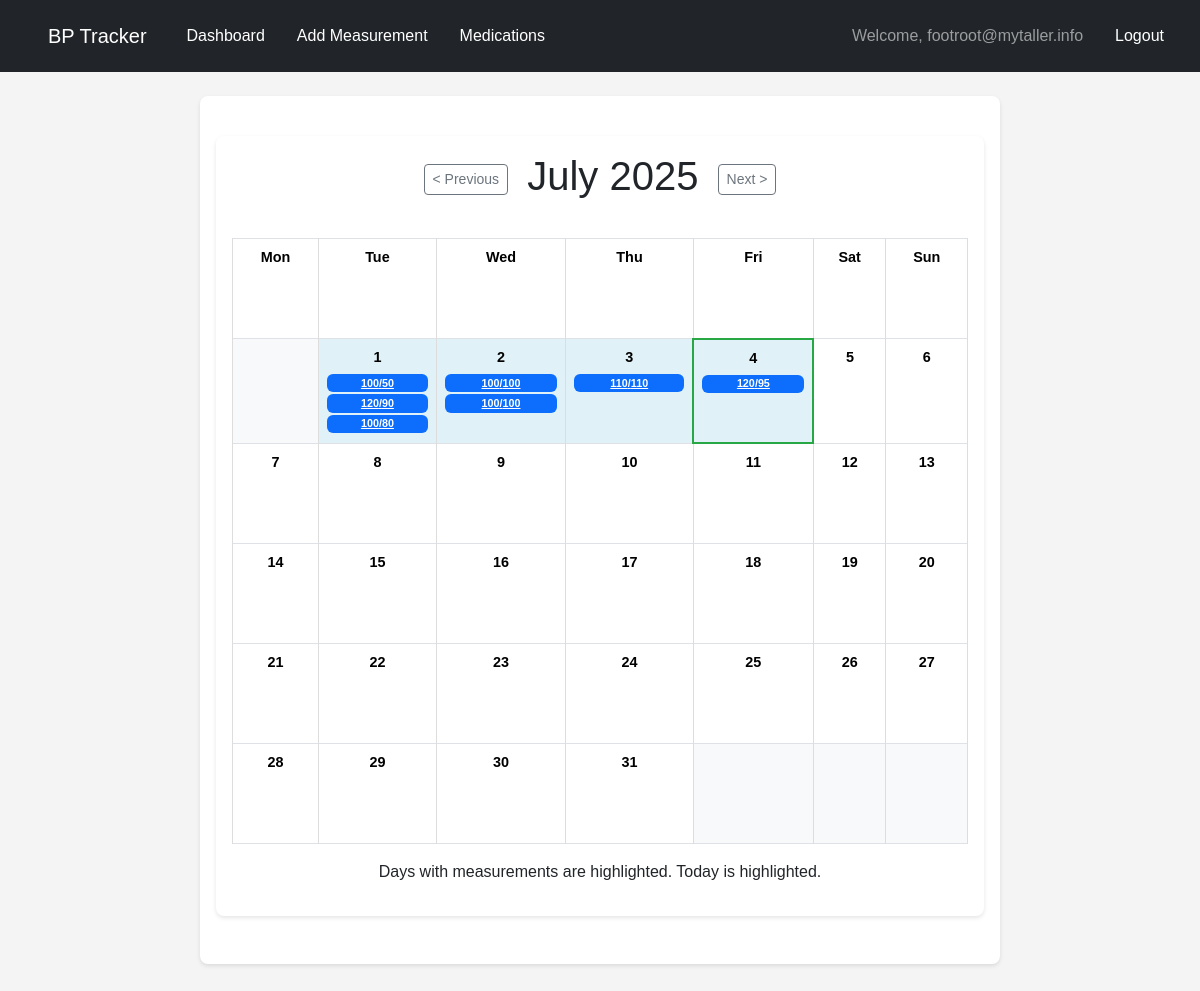
Page /measurements/calendar/ (signed in) on the earlier database version.
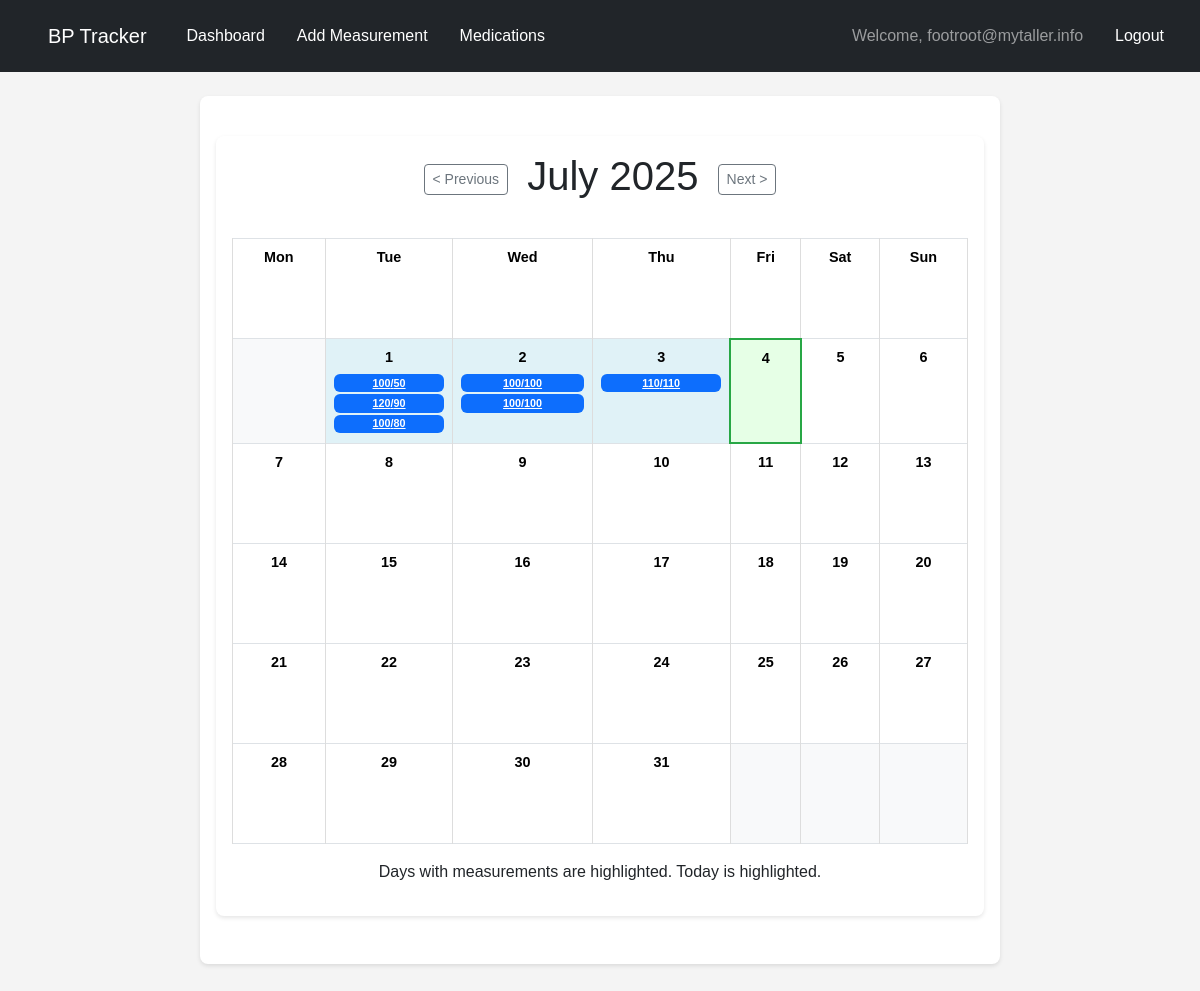
Same page on the later database version.
### measurements/models.py (models this page shows, shortened)
class Measurement(models.Model):
    user = models.ForeignKey(
        settings.AUTH_USER_MODEL,
        on_delete=models.CASCADE,
        related_name='measurements'
    )
    systolic = models.IntegerField(
        validators=[MinValueValidator(50), MaxValueValidator(250)],
        help_text="Top number (systolic)"
    )
    diastolic = models.IntegerField(
        validators=[MinValueValidator(30), MaxValueValidator(150)],
        help_text="Bottom number (diastolic)"
    )
    pulse = models.IntegerField(
        validators=[MinValueValidator(30), MaxValueValidator(200)],
        help_text="Heart rate (beats per minute)"
    )
    weight = models.DecimalField(
        max_digits=5,
        decimal_places=2,
        null=True,
        blank=True,
        help_text="Weight (e.g., kg or lbs, specify units consistently)"
    )
    height = models.DecimalField(
        max_digits=4,
        decimal_places=2,
        null=True,
        blank=True,
        help_text="Height (e.g., in meters: 1.75 or in cm: 175.00 - if in cm, remember to divide by 100 for BMI)"
    )
    timestamp = models.DateTimeField(default=timezone.now)
    class Meta:
        ordering = ['-timestamp']
        verbose_name = "Blood Pressure Measurement"
        verbose_name_plural = "Blood Pressure Measurements"

### measurements/views.py (the view)
# urls.py: path("calendar/", views.calendar_view, name="calendar_view"), # Name is now just 'calendar_view'
@login_required
def calendar_view(request, year=None, month=None):
    selected_date = None
    if year and month:
        try:
            selected_date = date(year, month, 1)
        except ValueError:
            pass
    context = get_calendar_context(request, 'measurements:calendar_view', year=selected_date.year if selected_date else None, month=selected_date.month if selected_date else None)
    return render(request, 'measurements/calendar_view.html', context)

### measurements/templatetags/measurement_filters.py (called while the page is built)
@register.filter
def get_item(dictionary, key):
    return dictionary.get(key)

### measurements/templates/measurements/calendar_view.html (shortened to what this page needs)
{% extends 'base.html' %}
{% load static %}
{% load measurement_filters %}
{% block content %}
    <div class="container mt-4">
        <h1 class="mb-4 text-center">
            <a href="{{ base_url }}?{{ prev_month_params }}" class="btn btn-outline-secondary btn-sm me-2">&lt; Previous</a>
            {{ month_name }} {{ year }}
            <a href="{{ base_url }}?{{ next_month_params }}" class="btn btn-outline-secondary btn-sm ms-2">Next &gt;</a>
        </h1>
        <div class="table-responsive">
            <table class="table table-bordered calendar-table">
                <thead>
                    <tr>
                        {% for day_name in day_names %}
                            <th class="text-center">{{ day_name }}</th>
                        {% endfor %}
                    </tr>
                </thead>
                <tbody>
                    {% for week in month_calendar %}
                        <tr>
                            {% for day, weekday_num in week %}
                                <td class="text-center calendar-day
                                    {% if day == 0 %}muted{% endif %}
                                    {% if day == today.day and month == today.month and year == today.year %}today{% endif %}
                                    {% if day in measurements_by_day %}has-measurements{% endif %}">
                                    {% if day != 0 %}
                                        <span class="day-number">{{ day }}</span>
                                        {% if day in measurements_by_day %}
                                            <div class="measurements-list mt-1">
                                                {% for measurement in measurements_by_day|get_item:day %}
                                                    <a href="{% url 'measurements:edit_measurement' measurement.pk %}"
                                                       class="badge bg-primary measurement-badge"
                                                       title="Sys: {{ measurement.systolic }}, Dia: {{ measurement.diastolic }}, Pulse: {{ measurement.pulse }} ({{ measurement.timestamp|date:'H:i' }})">
                                                        {{ measurement.systolic }}/{{ measurement.diastolic }}
                                                    </a>
                                                {% endfor %}
                                            </div>
                                        {% endif %}
                                    {% else %}
                                        &nbsp;
                                    {% endif %}
                                </td>
                            {% endfor %}
                        </tr>
                    {% endfor %}
                </tbody>
            </table>
        </div>
        <p class="text-center mt-3">Days with measurements are highlighted. Today is highlighted.</p>
    </div>
{% endblock %}

Differences in the rows shown:
removed Measurement: systolic "120", diastolic "95", shown under "4"
